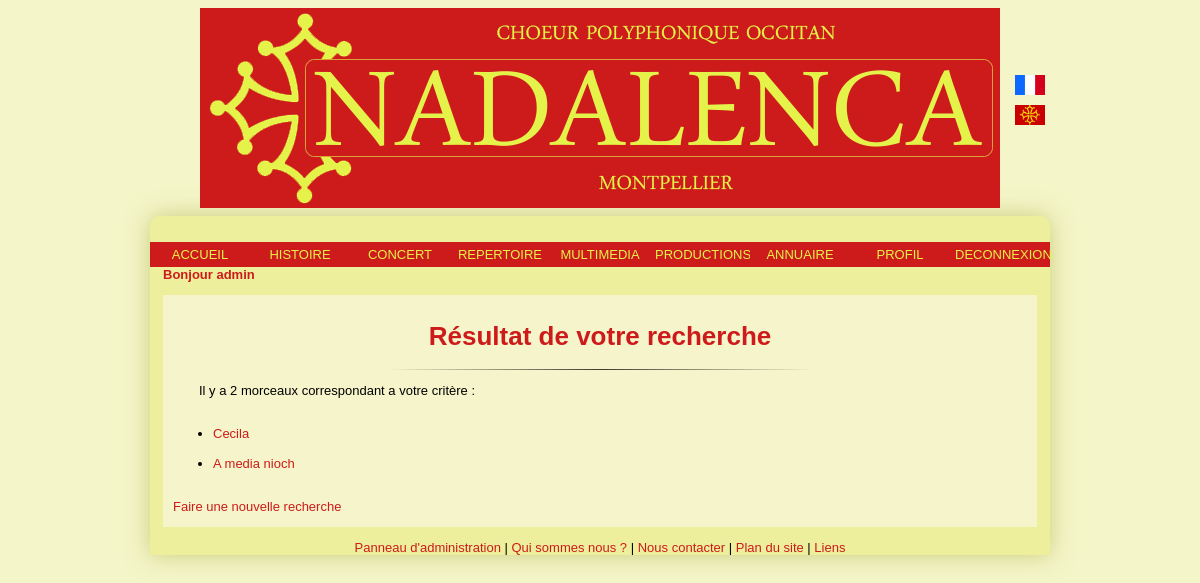
The app's page /Controleur/controlRepertoireRecherche.php (signed in) with its own data.
### tables this page shows
CREATE TABLE IF NOT EXISTS `utilisateur` (
  `id` int(11) NOT NULL AUTO_INCREMENT,
  `nom` varchar(255) NOT NULL,
  `prenom` varchar(255) NOT NULL,
  `email` varchar(255) NOT NULL,
  `mdp` varchar(255) NOT NULL,
  `statut` varchar(255) NOT NULL,
  `admin` tinyint(1) NOT NULL,
  `adresseP` varchar(255) NOT NULL,
  `codeP` varchar(255) NOT NULL,
  `ville` varchar(255) NOT NULL,
  `numtelF` varchar(14) NOT NULL,
  `numtelM` varchar(14) NOT NULL,
  `voix` varchar(255) NOT NULL,
  PRIMARY KEY (`id`),
  UNIQUE KEY `id` (`id`)
);

CREATE TABLE IF NOT EXISTS `repertoire` (
  `idr` int(10) NOT NULL AUTO_INCREMENT,
  `nom` varchar(255) NOT NULL,
  `idA` int(10) NOT NULL,
  `idT` int(10) NOT NULL,
  PRIMARY KEY (`idr`),
  KEY `idA` (`idA`),
  KEY `idT` (`idT`)
);

### Modele/Utilisateur.php (called while the page is built, shortened)
<?php
class Utilisateur
{
	private $prenom;
	public function getPrenom()
	{
		return $this->prenom;
	}
	public function __construct ($id, $nom, $prenom, $email, $mdp, $statut, $admin, $adresseP, $codeP, $ville, $numtelF, $numtelM, $voix)
	{
		$this->prenom = $prenom;
	}
	public static function getUtilisateurByEmail($email)
	{
		$req = "SELECT * FROM utilisateur WHERE email='$email'";
		$res = mysql_query($req) or die ("Erreur insertion : Classe Utilisateur / Fonction getUtilisateurByEmail ");
		$tuple = mysql_fetch_array($res);
		return new Utilisateur($tuple['id'], $tuple['nom'], $tuple['prenom'], $email, $tuple['mdp'], $tuple['statut'], $tuple['admin'], $tuple['adresseP'], $tuple['codeP'], $tuple['ville'], $tuple['numtelF'], $tuple['numtelM'], $tuple['voix']);
	}
}
?>

### Vue/viewRepertoireResultat.php (the view, shortened to what this page needs)
<h1>Résultat de votre recherche</h1>
<hr />
<p>Il y a <?php echo $nb_resultats;
if($nb_resultats > 1) { echo ' morceaux'; } else { echo ' morceau'; }
	?>
		correspondant a votre critère :<br/>
		<br/><ul>
<?php
			while ($tuple = mysql_fetch_array($res))
			{
		?>
				<li><a href="../Controleur/controlRepertoireMorceau.php?idr=<?php echo $tuple['idr']; ?>"><?php echo $tuple['nom']; ?></a></li>
		<?php
			}
?>
			</ul>
		<a href="../Controleur/controlRepertoire.php">Faire une nouvelle recherche </a></br>

### Controleur/menu.php (shortened to what this page needs)
	<body>
	<div id="page">
		<div id="banniere">
			<img src="../Images/banniere_nada.png" alt="banniere" title="Association Polyphonique Nadalenca de Montpellier"/>
			<ul id="drapeau">
				<li><a href="./controlAccueil.php?lang=fr"><img src="../Images/DrapFR.png" title="Site de l'Association Nadalenca en français" alt="drapeau_fr"/></a></li>
				<li><a href="./controlAccueil.php?lang=occ"><img src="../Images/DrapOC.png" title="Site de l'Association Nadalenca en occitan" alt="occitan_fr"/></a></li>
			</ul>
		</div>
		<div id="corps">
<?php
	include("../Modele/Utilisateur.php");
	if(isset($_SESSION['login']))
	{
		$email = $_SESSION['login'];
		$profil = Utilisateur::getUtilisateurByEmail($email);
		?>
				<ul id="menu_mem">
					<li><a href="./controlAccueil.php?lang=<?php echo $_SESSION['langue']; ?>">ACCUEIL</a></li>
					<li><a href="./controlHistoire.php?lang=<?php echo $_SESSION['langue']; ?>">HISTOIRE</a></li>
					<li><a href="./controlConcert.php">CONCERT</a>
						</li>
					<li><a href="./controlRepertoireHistoire.php?lang=<?php echo $_SESSION['langue']; ?>">REPERTOIRE</a></li>
					<li><a>MULTIMEDIA</a>
						</li>
					<li><a href="./controlProduction.php">PRODUCTIONS</a></li>
					<li><a href="./controlAnnuaire.php">ANNUAIRE</a></li>
					<li><a href="./controlProfil.php">PROFIL</a></li>
					<li><a href="./deconnexion.php">DECONNEXION</a></li>
				</ul>
				<h4>Bonjour <?php echo ($profil->getPrenom());?></h4>
			<div id="contenu">
<?php
}
?>

### style.css (style rules this page uses)
html { text-align: justify; font-family: sans-serif; font-size: small; background-color: #f4f5c8; }
#drapeau { list-style-type: none; margin-left: 63em; margin-top: -11em; background-attachment:fixed; }
#drapeau li { padding-top: 10px; }
#drapeau img { width: 30px; height: 20px; }
#page { width: 900px; height: 100%; margin: auto; }
#banniere { width: 100%; height: 100%; text-align: center; }
img { display: block; margin: 0; margin-right: auto; margin-left: auto; }
#menu_mem { width: 100%; list-style-type: none; margin: 0; margin-top: -3em; padding: 0; text-align: center; }
#menu_mem li { float: left; width: 100px; }
#menu_mem li a { display:block; color:#e5f24a; background-color:#cd1b1b; margin:0; padding:5px 5px; border:0; text-decoration:none; }
#menu_mem li a:link, #menu_mem li a:visited { display:block; color:#e5f24a; background-color:#cd1b1b; margin:0; padding:5px 5px; border:0; text-decoration:none; }
#corps { width:100%; height:100%; margin-top:7em; border-radius: 10px 10px 0 0; background-color:#edef9c; box-shadow:0px 0px 23px #cacc7b; padding-top:5em; }
#contenu { background-color: #f6f4ca; margin-right: 1em; margin-left: 1em; padding-left: 10px; padding-right: 10px; padding-bottom: 1em; }
#contenu p { text-indent: 2em; }
h1 { text-align: center; margin-top: 2em; padding-top: 1em; color: #cd1b1b; }
h4 { margin: 0; margin-left: 1em; margin-bottom:-4em; color: #cd1b1b; }
hr { width: 50%; border: 0; height: 1px; background-image: -webkit-linear-gradient(left, rgba(0,0,0,0), rgba(0,0,0,0.75), rgba(0,0,0,0)); background-image: -moz-linear-gradient(left, rgba(0,0,0,0), rgba(0,0,0,0.75), rgba(0,0,0,0)); background-image: -ms-linear-gradient(left, rgba(0,0,0,0), rgba(0,0,0,0.75), rgba(0,0,0,0)); background-image: -o-linear-gradient(left, rgba(0,0,0,0), rgba(0,0,0,0.75), rgba(0,0,0,0)); }
a:link, a:visited { text-decoration: none; color: #cd1b1b; }
h4 { margin: 0; margin-left: 1em; margin-bottom:-3em; color: #cd1b1b; }

### records on screen
utilisateur: prenom "admin"
repertoire: nom "Cecila"
repertoire: nom "A media nioch"

### other values on screen
$nb_resultats "2"
